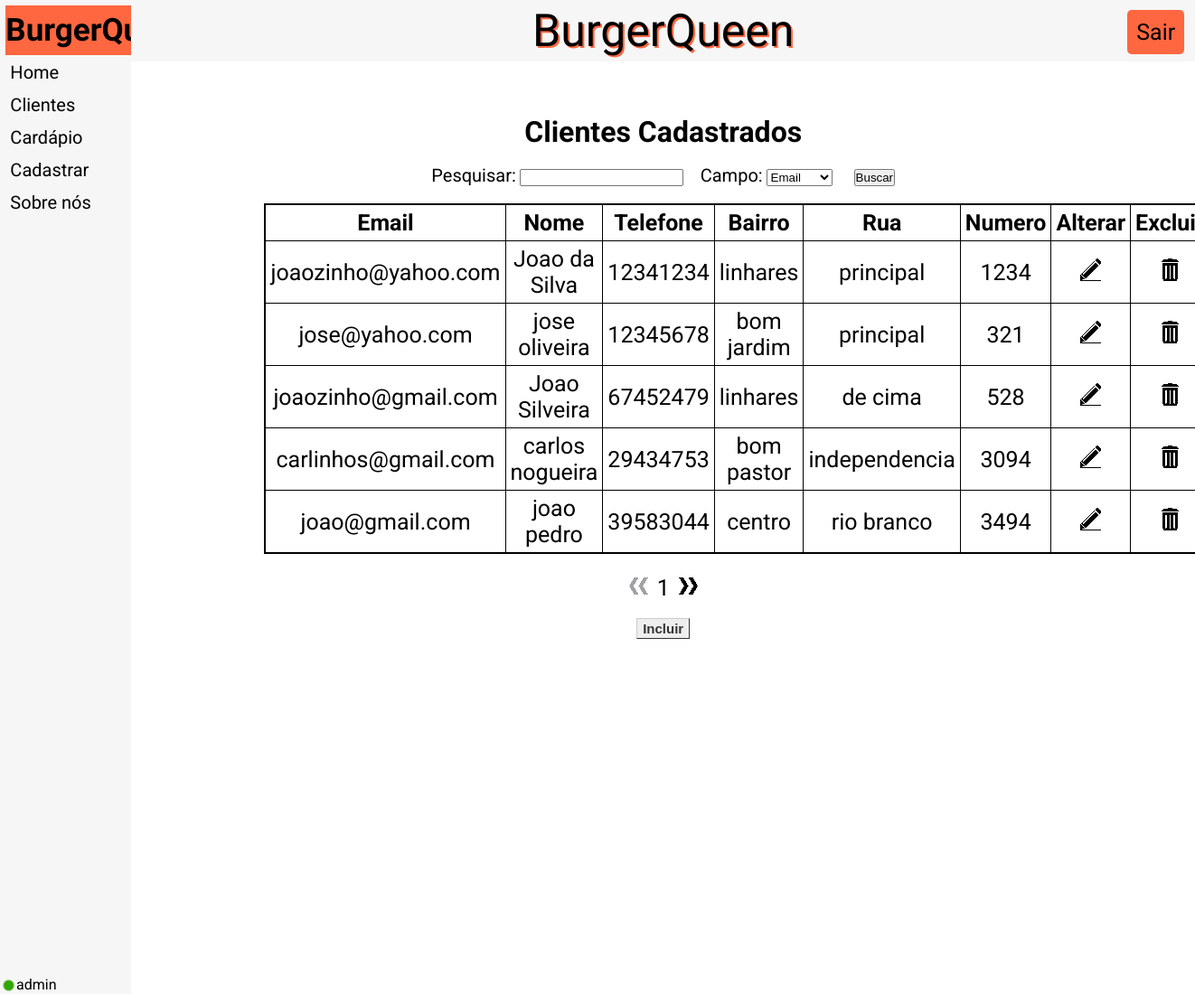
The page /l/clientes/consultar.php (signed in) on the database its author committed.
### tables this page shows
CREATE TABLE IF NOT EXISTS `tb_cliente` (
  `id` int(11) NOT NULL AUTO_INCREMENT,
  `email_cliente` varchar(250) NOT NULL,
  `nome_cliente` varchar(50) NOT NULL,
  `telefone_cliente` int(11) NOT NULL,
  `bairro` varchar(50) NOT NULL,
  `rua` varchar(50) NOT NULL,
  `numero` int(5) NOT NULL,
  PRIMARY KEY (`id`)
);

### l/clientes/consultar.php (the view, shortened to what this page needs)
<!DOCTYPE html>
<html lang="pt-br">
	<head>
        <link rel="stylesheet" href="../index.css">
	</head>
	<body>
    <table>
    <tr>
    <td id="ContMenu">
            <table id="TabelaMenu">
                <thead>
                <tr><th id="NomeMenu">
                    <a href="../">BurgerQueen</a>
                </th></tr>
                </thead>
                <tbody>
                <tr><td  class="ItemMenu">
                    <a href="../">Home</a>
                </td></tr>
                <tr><td  class="ItemMenu">
                    <a href="../clientes/">Clientes</a>
                </td></tr>
                <tr><td  class="ItemMenu">
                    <a href="../cardapio/">Cardápio</a>
                </td></tr>
                <tr><td  class="ItemMenu">
                    <a href="../cadastrar/">Cadastrar</a>
                </td></tr>
                <tr><td  class="ItemMenu">
                    <a href="../sobre/">Sobre nós</a>
                </td></tr>
                </tbody>
            </table>
        </td>
        <td id="ContSite">
            <nav>
                <a href="../" id="NomeSite">BurgerQueen</a>
                <a href="../app/logout.php" id="BotaoLogin"><div>Sair</div></a>
            </nav>
                <div class="DivCadastrados">
                    <?php
                        require_once"../app/conexao.php";
                        try
                        {
                            $ComandoSQL = "select*from tb_cliente";
                            $bq = $conexao->query($ComandoSQL);
                            echo"<h1 class='TituloCadastrados'>Clientes Cadastrados</h1>
                            <form method='POST' action='./pesquisa/' name='form_pesquisa'>
                                <label for='pesquisa' class='LabelPesquisa'>Pesquisar:</label>
                                <input name='pesquisa' type='text' id='pesquisa' required='required' class='InputPesquisa'>
                                <label for='campo' class='LabelPesquisa'>Campo:</label>
                                <select name='campo' id='campo' class='InputPesquisa'>
                                    <option value='email'>Email</option>
                                    <option value='nome'>Nome</option>
                                    <option value='telefone'>Telefone</option>
                                    <option value='bairro'>Bairro</option>
                                    <option value='rua'>Rua</option>
                                    <option value='numero'>Número</option>
                                </select>
                                <input type='submit' value='Buscar' id='BotaoPesquisar'>
                                <br><br>
                            </form>
                            <table class='TabelaCadastrados'>
                            <tr>
                                <th class='THTabelaCadastrados'>Email</th>
                                <th class='THTabelaCadastrados'>Nome</th>
                                <th class='THTabelaCadastrados'>Telefone</th>
                                <th class='THTabelaCadastrados'>Bairro</th>
                                <th class='THTabelaCadastrados'>Rua</th>
                                <th class='THTabelaCadastrados'>Numero</th>
                                <th class='THTabelaCadastrados'>Alterar</th>
                                <th class='THTabelaCadastrados'>Excluir</th>
                            </tr>
                            ";
                            $linhas = $bq->rowCount();
                            $pagina = $_GET['pag'];
                            $contador=0;
                            while ($i = $bq->fetch(PDO::FETCH_OBJ)) {
                                if($contador>=$pagina*5 && $contador<($pagina*5+5)){
                                    echo"<tr>
                                    <td class='TDTabelaCadastrados'>".$i->email_cliente."</td>
                                    <td class='TDTabelaCadastrados'>".$i->nome_cliente."</td>
                                    <td class='TDTabelaCadastrados'>".$i->telefone_cliente."</td>
                                    <td class='TDTabelaCadastrados'>".$i->bairro."</td>
                                    <td class='TDTabelaCadastrados'>".$i->rua."</td>
                                    <td class='TDTabelaCadastrados'>".$i->numero."</td>
                                    <td class='TDTabelaCadastrados'><a href='./alterar/index.php?id=".$i->id."&&re=".$pagina."'><img src='../imagens/editar.png' class='Alterar'></a></td>
                                    <td class='TDTabelaCadastrados'><a href='../app/excluir_cliente.php?id=".$i->id."&&re=".$pagina."'><img src='../imagens/excluir.png' class='Excluir'></a></td>
                                    </tr>";
                                }
                                $contador++;
                            }
                            echo"</table><br><br>";
                            if($pagina>0){
                                $voltar=$pagina-1;
                                echo"<a href='./consultar.php?pag=".$voltar."' class='Seta'><img src='../imagens/voltar.png' class='Seta'></a>";
                            }else{
                                echo"<img src='../imagens/NVoltar.png' class='SetaApagada'>";
                            }
                            $proximo=$pagina+1;
                            echo "<span class='npag'>".$proximo."</span>";
                            if($proximo>=$linhas/5){
                                echo"<img src='../imagens/NProximo.png' class='SetaApagada'>";
                            }else{
                                echo"<a href='./consultar.php?pag=".$proximo."' class='Seta'><img src='../imagens/proximo.png' class='Seta'></a>";
                            }
                            echo"<br><br><a href='incluir/' id='botao'>Incluir</a>";
                        } catch (PDOException $e) {
                            echo"erro";
                        }
                    ?>
                </div>
        </td>
    </tr>
    </table>
	    <img src="../imagens/logado.png" id="logado">
        <?php
            $user = $_SESSION['usuario'];
            echo "<span id='user'>$user</span>";
        ?>
	</body>
</html>

### l/index.css (style rules this page uses)
* { padding: 0px; margin: 0px; color: #000000; }
body { font-family: 'Roboto', sans-serif; }
a { text-decoration: none; display: block; }
#ContMenu { background-color: #f6f6f6; position: fixed; top: 0px; left: 0px; height: 100%; width: 11%; }
#ContSite { background-color: #ffffff; position: absolute; top: 0px; left: 11%; height: 100%; width: 89%; }
#TabelaMenu { width: 94%; margin: 3%; font-size: 20px; }
#NomeMenu { background-color: #ff6740; padding-top: 7px; padding-bottom: 7px; font-family: 'Dancing Script', cursive; font-size: 35px; }
.ItemMenu { padding-top: 5px; padding-bottom: 5px; padding-left: 5px; }
nav { background-color: #f6f6f6; padding: 5px; text-align: center; }
#NomeSite { font-family: 'Dancing Script', cursive; font-size: 50px; display: inline; text-shadow: 2px 2px #ff6740; }
#BotaoLogin { display: inline-block; background-color: #ff6740; padding: 10px; border-radius: 5px; font-size: 25px; position: absolute; top: 1%; right: 1%; }
#botao { display: inline-block; font: bold 15px Arial; text-decoration: none; background-color: #EEEEEE; color: #333333; padding: 2px 6px 2px 6px; border-top: 1px solid #CCCCCC; border-right: 1px solid #333333; border-bottom: 1px solid #333333; border-left: 1px solid #CCCCCC; }
.DivCadastrados { position: relative; margin-left: 12.5%; margin-right: 12.5%; width: 75%; text-align: center; padding-top: 5%; }
.TabelaCadastrados { display: inline-block; border: 1px solid black; border-collapse: collapse; font-size: 25px; }
.TituloCadastrados { margin-bottom: 2%; }
.THTabelaCadastrados { border: 1px solid black; padding: 5px; }
.TDTabelaCadastrados { border: 1px solid black; padding: 5px; }
.npag { font-size: 25px; margin-left: 10px; margin-right: 10px; }
.Alterar, .Excluir { display: inline-block; }
.Seta, .SetaApagada { display: inline-block; }
.LabelPesquisa { font-size: 20px; }
.InputPesquisa { margin-right: 15px; }
#BotaoPesquisar { margin-left: 5px; }
#logado { position: fixed; bottom: 3px; left: 3px; }
#user { position: fixed; bottom: 1px; left: 18px; }

### rows shown on the page
tb_cliente: email_cliente "joaozinho@yahoo.com", nome_cliente "Joao da Silva", telefone_cliente "12341234", bairro "linhares", rua "principal", numero "1234"
tb_cliente: email_cliente "jose@yahoo.com", nome_cliente "jose oliveira", telefone_cliente "12345678", bairro "bom jardim", rua "principal", numero "321"
tb_cliente: email_cliente "joaozinho@gmail.com", nome_cliente "Joao Silveira", telefone_cliente "67452479", bairro "linhares", rua "de cima", numero "528"
tb_cliente: email_cliente "carlinhos@gmail.com", nome_cliente "carlos nogueira", telefone_cliente "29434753", bairro "bom pastor", rua "independencia", numero "3094"
tb_cliente: email_cliente "joao@gmail.com", nome_cliente "joao pedro", telefone_cliente "39583044", bairro "centro", rua "rio branco", numero "3494"

### other values the page prints
$proximo "1"
$user "admin"
